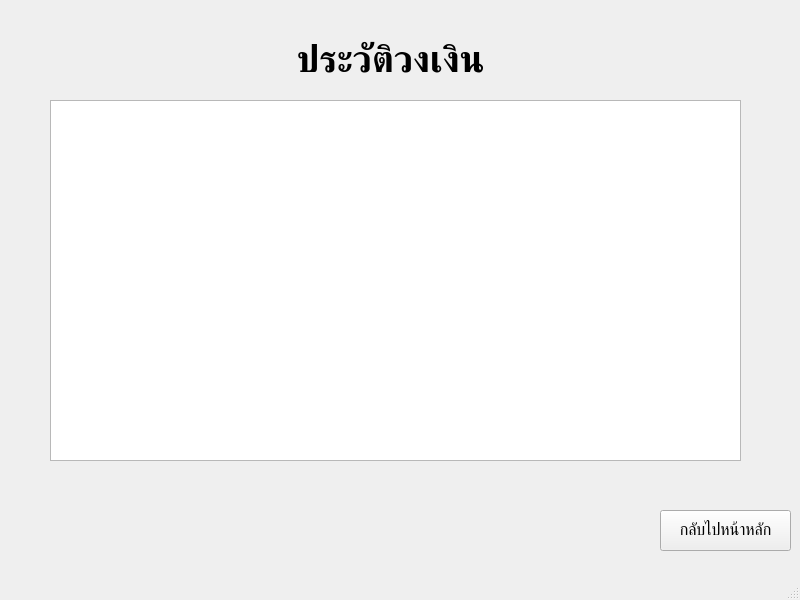
<?xml version="1.0" encoding="UTF-8"?>
<ui version="4.0">
 <class>MainWindow</class>
 <widget class="QMainWindow" name="MainWindow">
  <property name="geometry">
   <rect>
    <x>0</x>
    <y>0</y>
    <width>800</width>
    <height>600</height>
   </rect>
  </property>
  <property name="windowTitle">
   <string>MainWindow</string>
  </property>
  <widget class="QWidget" name="centralwidget">
   <widget class="QLabel" name="label">
    <property name="geometry">
     <rect>
      <x>140</x>
      <y>20</y>
      <width>501</width>
      <height>81</height>
     </rect>
    </property>
    <property name="font">
     <font>
      <family>Sukhumvit Set</family>
      <pointsize>28</pointsize>
      <weight>75</weight>
      <bold>true</bold>
     </font>
    </property>
    <property name="text">
     <string>ประวัติวงเงิน</string>
    </property>
    <property name="alignment">
     <set>Qt::AlignCenter</set>
    </property>
   </widget>
   <widget class="QTableView" name="historylimit_table">
    <property name="geometry">
     <rect>
      <x>50</x>
      <y>100</y>
      <width>691</width>
      <height>361</height>
     </rect>
    </property>
   </widget>
   <widget class="QPushButton" name="to_summary_btn">
    <property name="geometry">
     <rect>
      <x>660</x>
      <y>510</y>
      <width>131</width>
      <height>41</height>
     </rect>
    </property>
    <property name="font">
     <font>
      <family>Sukhumvit Set</family>
      <pointsize>12</pointsize>
      <weight>50</weight>
      <bold>false</bold>
     </font>
    </property>
    <property name="text">
     <string>กลับไปหน้าหลัก</string>
    </property>
   </widget>
  </widget>
  <widget class="QMenuBar" name="menubar">
   <property name="geometry">
    <rect>
     <x>0</x>
     <y>0</y>
     <width>800</width>
     <height>22</height>
    </rect>
   </property>
  </widget>
  <widget class="QStatusBar" name="statusbar"/>
 </widget>
 <resources/>
 <connections/>
</ui>
